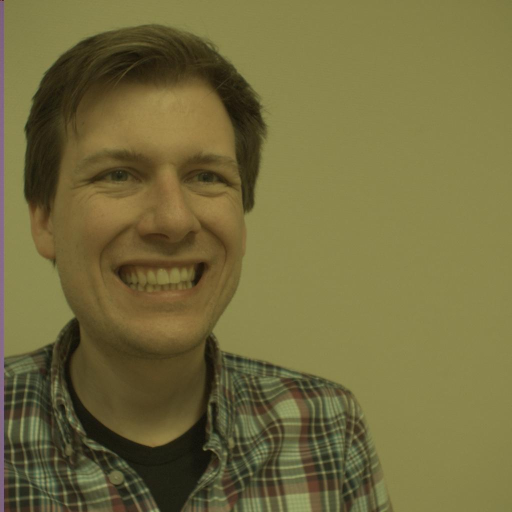
%> input picture Code/subject1_Left_1.jpg, 1024 x 1024 px (shown at 1/2 size)
$ octave final.m   (GNU Octave 9; MATLAB toolbox functions it lacks are replaced by stand-ins)
%> lines starting %> are read from the running program, lines starting %| are printed output that depends on the picture
clear variables;
close all;

%% Load parameters and read images
load('cameraParameters.mat');
load('stereoParameters.mat');

im_L = imread("subject1_Left_1.jpg");
%> im_L is the input picture: size 1024x1024x3 uint8; mean R, G, B 115.2, 107.6, 62.1
im_M = imread("subject1_Middle_1.jpg");
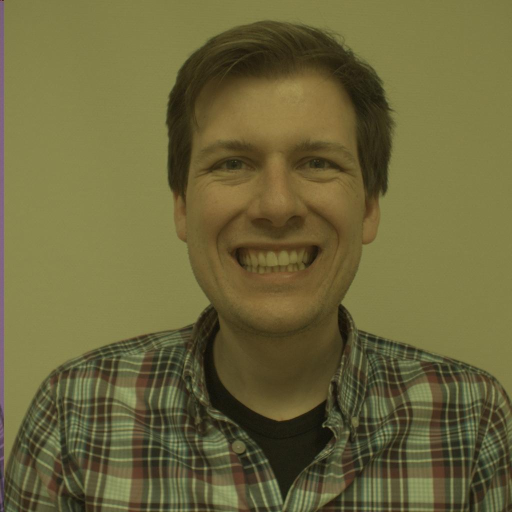
%> input picture Code/subject1_Middle_1.jpg, 1024 x 1024 px (shown at 1/2 size)
%> im_M is the input picture: size 1024x1024x3 uint8; mean R, G, B 107.9, 102, 59.5
im_R = imread("subject1_Right_1.jpg");
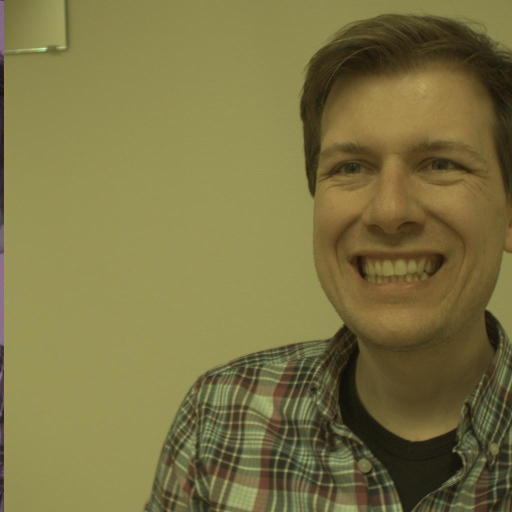
%> input picture Code/subject1_Right_1.jpg, 1024 x 1024 px (shown at 1/2 size)
%> im_R is the input picture: size 1024x1024x3 uint8; mean R, G, B 124.2, 116.2, 67.5

% im_L = imread("subject4_Left_1255.jpg");
% im_M = imread("subject4_Middle_1255.jpg");
% im_R = imread("subject4_Right_1255.jpg");

%% Compensate for non-linear lens deformation
%> (the run ends here)
